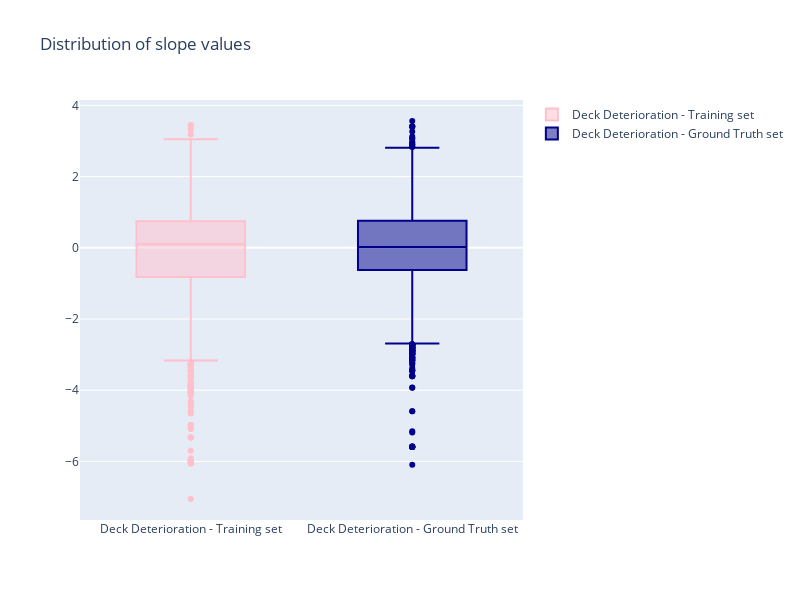

This figure's notebook cell:
### Markdown cell above
## Comparison of deterioration slope between the training and ground truth set

### Code cell
""""
The deterioration scores should be negative as,
the slopes indicates the decrease in the condition ratings.

TODO:
    1. Calculate slope scores for segements
    2. Validate the algorithm
"""
fig = go.Figure()
#fig = make_subplots(rows=1, cols=2)
fig.add_trace(
        go.Box(y=NE_train_ts_df['deck Det'],
              name='Deck Deterioration - Training set',
              marker_color='pink'),
              #row=1, col=1,   
)

fig.add_trace(
        go.Box(y=NE_ground_ts_df['deck Det'],
              name='Deck Deterioration - Ground Truth set',
              marker_color='darkblue'),
              #row=1, col=2,
            
)

fig.update_layout(height=600,
                  width=800,
                  title_text="Distribution of slope values")
fig.show()

### Figure 1 — Plotly figure (JSON) as saved in the notebook; plotly's stock layout.template omitted (floating-point values rounded to 4 significant figures; data arrays with more than 128 entries replaced by an {"elided": "..."} marker saying what was removed)
{"data": [{"marker": {"color": "pink"}, "name": "Deck Deterioration - Training set", "type": "box", "y": {"elided": "17159 float values"}}, {"marker": {"color": "darkblue"}, "name": "Deck Deterioration - Ground Truth set", "type": "box", "y": {"elided": "15701 float values"}}], "layout": {"height": 600, "title": {"text": "Distribution of slope values"}, "width": 800}}
